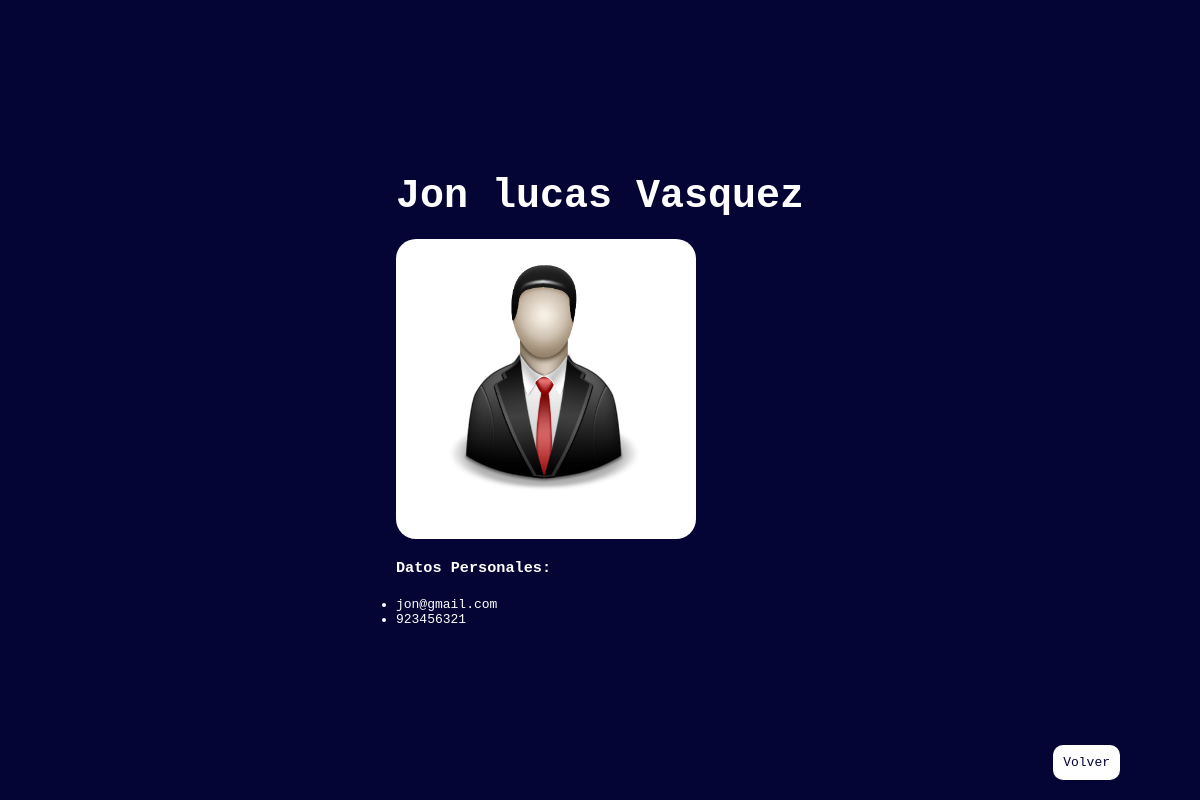
/detalles/22, run on the app's committed database.
### Alumno/models.py (models this page shows, shortened)
class Alumnos(models.Model):
    Nombre = models.CharField(max_length=50)
    Apellido = models.CharField(max_length=50)
    Correo = models.EmailField(max_length=220)
    Telefono = models.IntegerField()
    imagen = models.ImageField(null=True,upload_to='img')

### Alumno/views.py (the view)
# urls.py: path('detalles/<int:id>', Detalles, name="detalle"),
def Detalles(request,id):
    detalle = Alumnos.objects.get(id=id)
    return render(request,'detalles.html',context={
        'detalle':detalle
    })

### Alumno/templates/detalles.html (shortened to what this page needs)
{% load static %}
<html lang="en">
<head>
    <link rel="stylesheet" href="{% static 'css/style.css' %}">
</head>
<body>
    <div class="detalles">
        <h1>{{detalle.Nombre}} {{detalle.Apellido}}</h1>
        <div class="img-alu">
            <img src="{{detalle.imagen.url}}" alt="">
        </div>
        <h3>Datos Personales:</h3>
        <ul>
            <li>{{detalle.Correo}}</li>
            <li>{{detalle.Telefono}}</li>
        </ul>
    </div>
    <a href="{% url 'inicio' %}" class="btn-flotante">Volver</a>
</body>
</html>

### static/css/style.css (style rules this page uses)
*,::before,::after { padding: 0; margin: 0; box-sizing: border-box; }
:root { --border:rgba(255, 255, 255, 0.37); }
body { min-height: 100%; background-color:rgb(4, 4, 53); color: white; font-family: monospace; display: flex; flex-direction: column; justify-content: space-evenly; align-items: center; gap: 50px; padding: 20px; position: relative; }
.detalles { display: flex; justify-content: space-evenly; flex-direction: column; gap: 20px; }
.detalles h1 { text-align: center; font-size: 40px; }
.img-alu { border-radius: 20px; overflow: hidden; max-width: 300px; }
.img-alu img { max-width: 100%; }
.btn-flotante { z-index: 2; position: fixed; bottom: 20px; right: 80px; padding: 10px; background-color: white; color: rgb(4, 4, 53); border-radius: 10px; text-decoration: none; }

### data on the page
Alumnos: Nombre "Jon lucas", Apellido "Vasquez", imagen (picture), Correo "jon@gmail.com", Telefono "923456321"
